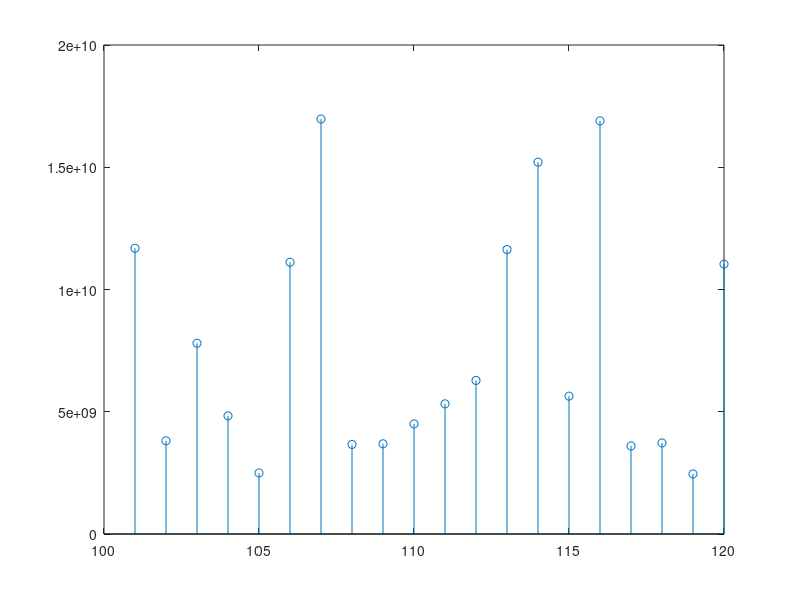

Source code (MATLAB):
data=[...

20000101   1221790   794164   427626

20000102   1282410   833566.4   448843.6 

20000103   1241980   807287   434693 

20000104   1265880   822822   443058 

20000105   1301360   767802   533558 

20000106   1298670   727255   571415

20000107   1273770   700573.5   573196.5

20000108   1300620   845403   455217 

20000109   1301750   846138   455612 

20000110   1318300   856895   461405 

20000111   1327550   862908   464642 

20000112   1356910   800577   556333   

20000113   1329360   744442   584918   

20000114   1312580   721919   590661   

20000115   1330460   864799   465661

20000116   1416710   855861.4   460848.6 

20000117   1293410   840717   452693 

20000118   1303150   847047.4   456102.6 

20000119   1304690   769767   534923 

20000120   1301800   729008   572792

];

date=data(:,1)-20000000;

data=data(:,2:end);

x1=data(:,1);

x2=data(:,2);

x3=data(:,3);

x1_m=mean(x1);

x2_m=mean(x2);

x3_m=mean(x3);

data_m=repmat([x1_m,x2_m,x3_m],size(data,1),1);

temp=(data-data_m).^2;

temp=sum(temp')';

stem(date,temp);